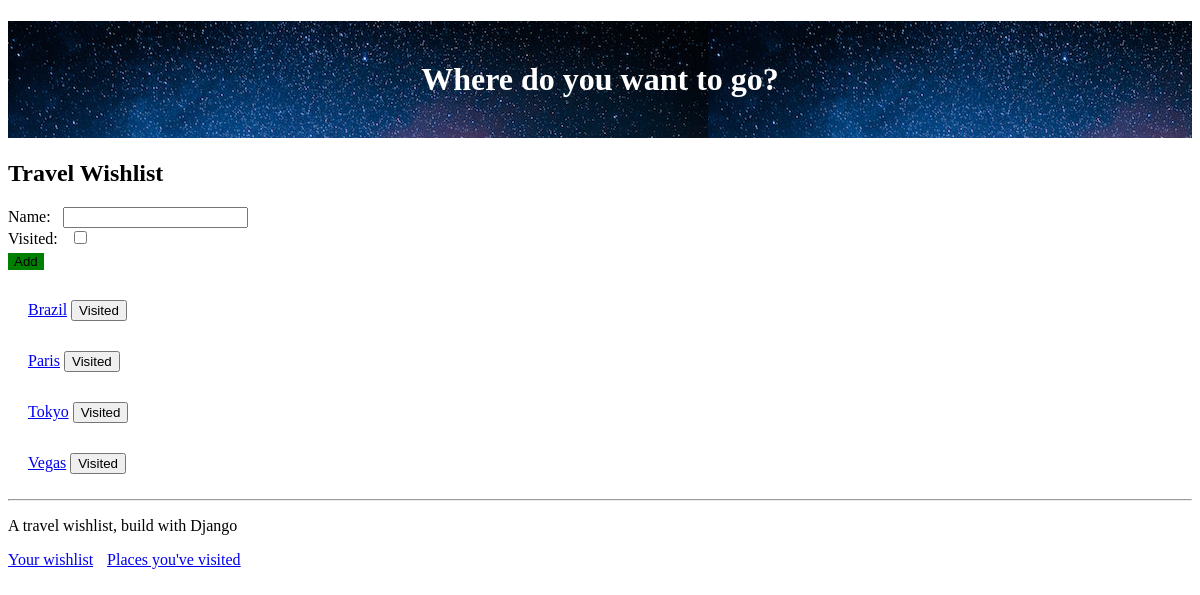
The app's page / (signed in), older data.
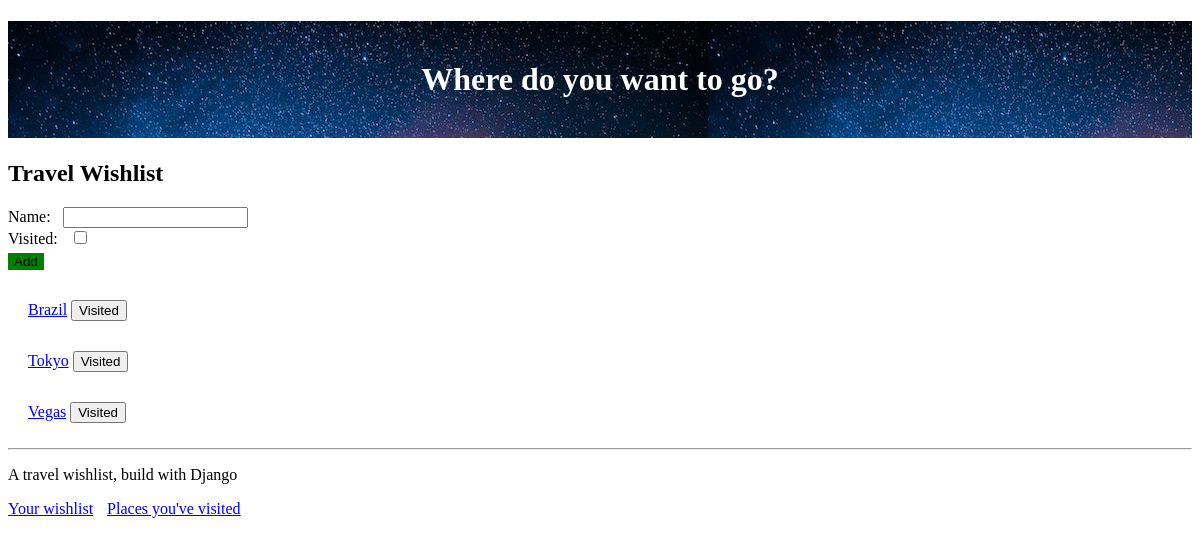
The same page, newer data.
### travel_wishlist/models.py (models this page shows, shortened)
class Place(models.Model):
    user = models.ForeignKey('auth.User', null=False, on_delete=models.CASCADE)
    name = models.CharField(max_length=200)
    visited = models.BooleanField(default=False)
    notes = models.TextField(blank=True, null=True)
    date_visited = models.DateField(blank=True, null=True)
    photo = models.ImageField(upload_to='user_images/', blank=True, null=True)

### travel_wishlist/views.py (the view, shortened to what this page needs)
# urls.py: path('', views.place_list, name='place_list'),
@login_required
def place_list(request):
    places = Place.objects.filter(user=request.user).filter(visited=False).order_by('name')
    new_place_form = NewPlaceForm() #used to create HTML
    return render(request, 'travel_wishlist/wish_list.html', {'places':places, 'new_place_form': new_place_form})

### travel_wishlist/forms.py
class NewPlaceForm(forms.ModelForm):
    class Meta:
        model = Place
        fields =('name', 'visited')

### travel_wishlist/templates/travel_wishlist/wish_list.html (shortened to what this page needs)
{% extends 'travel_wishlist/base.html' %}
{% block content %}
<h2> Travel Wishlist</h2>
<form method="POST" action="{% url 'place_list' %}">
    {{ new_place_form }}
    <button id="add-new-place" type="submit">Add</button>
</form>
{% for place in places %}
<div class="wishlist-place">
    <span id="place-name-{{ place.pk }}" class="place.name">
       <a href="{% url 'place_details' place.pk %}">{{ place.name }}</a>
    </span>
     <form class="visited-form" method="POST" action="{% url 'place_was_visited' place.pk %}">
         <button id="visited-button-{{ place.pk }}" type="submit">Visited</button>
     </form>
</div>
{% empty %}
<p>
    You have no places in your wishlist.</p>
{% endfor %}
{% endblock %}

Row changes from the older to the newer data that the page shows:
removed Place: name "Paris"
